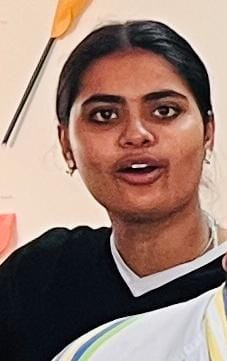
#> input picture PROJECT5/female/WhatsApp Image 2026-03-31 at 22.02.54.jpeg, 227 x 361 px, found by its file name; its folder holds only this picture in this run
$ jupyter execute --allow-errors 'trainmodelcode (1).ipynb'
#> lines starting #> are read from the running program, lines starting #| are printed output that depends on the picture
#> further down, img is the input picture: shape (361, 227, 3); mean B, G, R 114.8, 125, 151.6
#> `img = cv2.resize(img, (IMG_SIZE, IMG_SIZE))`:
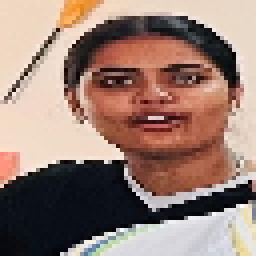
#> img: shape (64, 64, 3) (shown 4 times larger); mean B, G, R 114.8, 125.1, 151.6
#> `img = img.flatten()`: img = 12288 values, max 255 at index 239, min 0 at index 3312, mean 130.5
[cell 1]
import os
import cv2
import joblib
import numpy as np
from sklearn.linear_model import LogisticRegression


# Dataset path
dataset_path = r"/content/sample_data/imagdataset"

images = []
labels = []

classes = ["female", "male"]

IMG_SIZE = 64

#> (the rest of this cell did not finish here and is left out)
